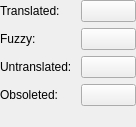
<?xml version="1.0" encoding="UTF-8"?>
<ui version="4.0">
 <class>PoCreatorForm</class>
 <widget class="QWidget" name="PoCreatorForm">
  <property name="geometry">
   <rect>
    <x>0</x>
    <y>0</y>
    <width>136</width>
    <height>127</height>
   </rect>
  </property>
  <layout class="QFormLayout">
   <property name="margin">
    <number>0</number>
   </property>
   <item row="0" column="0">
    <widget class="QLabel" name="label">
     <property name="text">
      <string>Translated: </string>
     </property>
    </widget>
   </item>
   <item row="0" column="1">
    <widget class="KColorButton" name="translatedButton"/>
   </item>
   <item row="1" column="0">
    <widget class="QLabel" name="label_2">
     <property name="text">
      <string>Fuzzy: </string>
     </property>
    </widget>
   </item>
   <item row="1" column="1">
    <widget class="KColorButton" name="fuzzyButton"/>
   </item>
   <item row="2" column="0">
    <widget class="QLabel" name="label_3">
     <property name="text">
      <string>Untranslated: </string>
     </property>
    </widget>
   </item>
   <item row="2" column="1">
    <widget class="KColorButton" name="untranslatedButton"/>
   </item>
   <item row="3" column="0">
    <widget class="QLabel" name="label_4">
     <property name="text">
      <string>Obsoleted: </string>
     </property>
    </widget>
   </item>
   <item row="3" column="1">
    <widget class="KColorButton" name="obsoletedButton"/>
   </item>
  </layout>
 </widget>
 <customwidgets>
  <customwidget>
   <class>KColorButton</class>
   <extends>QPushButton</extends>
   <header>kcolorbutton.h</header>
  </customwidget>
 </customwidgets>
 <connections/>
</ui>
